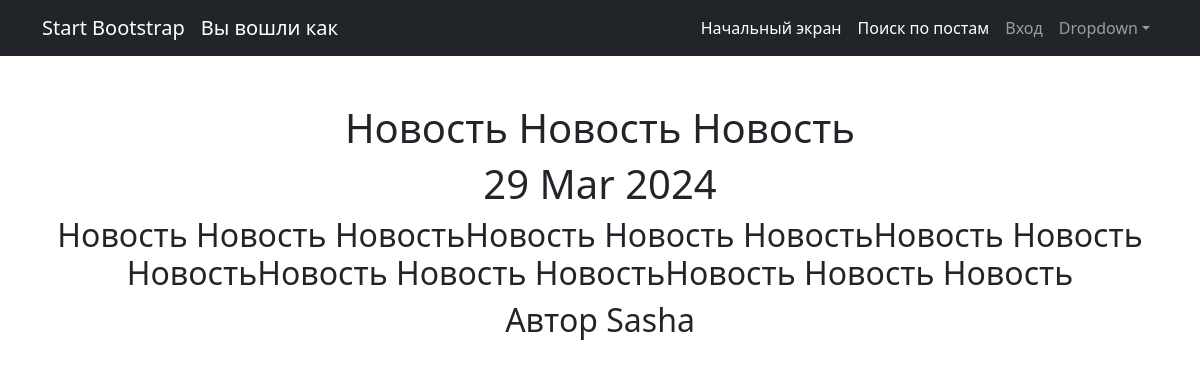
The app's page /posts/19/ with its own data.
### news/models.py (models this page shows, shortened)
class Post(models.Model):
    news = "N"
    article = "A"
    POSITIONS = [(news, "Новость"), (article, "Статья")]
    author = models.ForeignKey(Author, on_delete= models.CASCADE)
    choice_field = models.CharField(max_length= 1, choices=POSITIONS, default=article)
    data_in = models.DateTimeField(auto_now_add=True)
    category = models.ManyToManyField(Category, through="PostCategory")
    title = models.CharField(max_length=255)
    text = models.CharField(max_length=3000)
    rating = models.IntegerField(default=0)

class Author(models.Model):
    user = models.OneToOneField(User, on_delete= models.CASCADE)
    rating = models.IntegerField(default=0)
    def __str__(self):
        return self.user.username

### news/views.py (the view)
# urls.py: path('<int:pk>/', PostDetail.as_view(), name= 'Post_detail'),
class PostDetail(DetailView):
    model = Post
    template_name = 'post.html'
    context_object_name = 'post'

### templates/post.html (shortened to what this page needs)
{% extends 'flatpages/default.html' %}
{% load censor_filters %}
{% block content %}
<h1>{{ post.title|censeroid }}</h1>
<h1>{{ post.data_in|date:'d M Y' }}</h1>
<h2>{{ post.text|censeroid }}</h2>
<h2> Автор {{ post.author }}</h2>
{% endblock content %}

### records on screen
Post: title|censeroid "Новость Новость Новость", data_in "29 Mar 2024", text|censeroid "Новость Новость НовостьНовость Новость НовостьНовость Новость НовостьНовость Новость НовостьНовость Новость Новость", author "Sasha"
